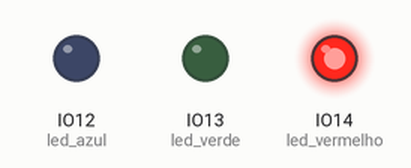
Recording of a program running on a simulated ESP32 board running CircuitPython. Shown: output pins drawn as LEDs (lit = HIGH).

Above: at 0.5 s.
At 2.5 s:
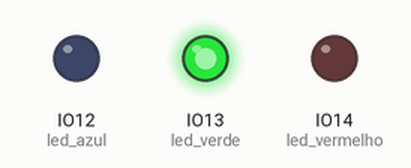
At 4.5 s:
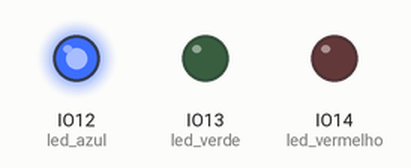
At 5.5 s:
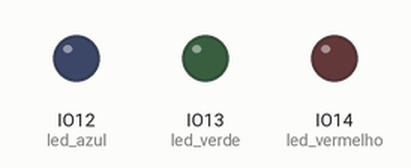
Timing chart, 0 to 7.8 s (numbered marks = the images above):
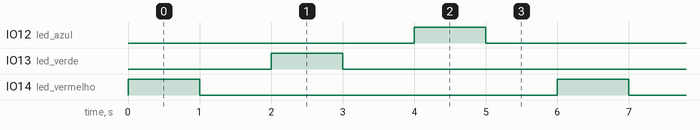

The program:

code.py
```python
# (licence header left out)
import board            # Biblioteca para acessar os recursos da placa
import digitalio        # Biblioteca para controlar os pinos digitais
import time             # Biblioteca para controlar o tempo

# Define os pinos para os LEDs vermelho, verde e azul
led_vermelho = digitalio.DigitalInOut(board.IO14)
led_verde = digitalio.DigitalInOut(board.IO13)
led_azul = digitalio.DigitalInOut(board.IO12)

# Configura os LEDs como saídas
led_vermelho.direction = digitalio.Direction.OUTPUT
led_verde.direction = digitalio.Direction.OUTPUT
led_azul.direction = digitalio.Direction.OUTPUT

# Lista dos LEDs
leds = [led_vermelho, led_verde, led_azul]

# Loop infinito para piscar os LEDs em sequência
while True:
    for led in leds:
        led.value = True  # Liga o LED
        time.sleep(1)     # Espera 1 segundo
        led.value = False # Desliga o LED
        time.sleep(1)     # Espera 1 segundo
```

Measured:
- by itself, IO12 (led_azul), IO13 (led_verde), IO14 (led_vermelho): alternates HIGH for 1.0 s and LOW for 5.0 s
- by itself, everything shown: repeats every 6.0 s, in 6 steps
